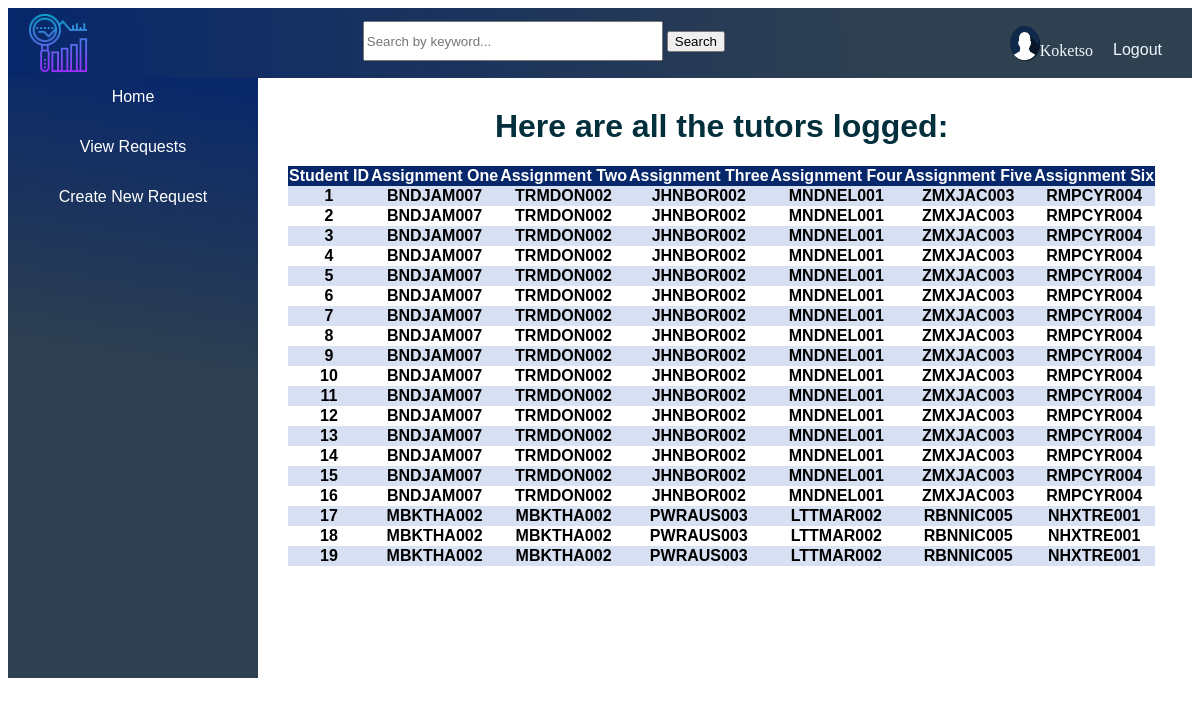
/smart/Tutor_Marking (signed in), run on the app's committed database.
### Tutor_Marking/models.py (models this page shows)
class Tutor_Marking(models.Model): #name of the table
    student= models.CharField(max_length = 3, primary_key=True, default='no value')
    A1_Marker = models.CharField(max_length=15, blank= True, null = True)
    A2_Marker = models.CharField(max_length=15, blank= True, null = True)
    A3_Marker = models.CharField(max_length=15, blank= True, null = True)
    A4_Marker = models.CharField(max_length=15, blank= True, null = True)
    A5_Marker = models.CharField(max_length=15, blank= True, null = True)
    A6_Marker = models.CharField(max_length=15, blank= True, null = True)

### Tutor_Marking/views.py (the view)
# urls.py: path('Tutor_Marking',views.ListTutorMarking.as_view(), name="Tutor_List"),
class ListTutorMarking(ListView):
    model = Tutor_Marking
    context_object_name ="tutors"
    template_name = 'Tutor_Marking/tutor_marking_list'
    def get_queryset(self):
        return Tutor_Marking.objects.all()

### Tutor_Marking/templates/Tutor_Marking/tutor_marking_list.html (shortened to what this page needs)
{% extends 'base.html'%}
{% load static %}
{% block content %}
<div class="main-list">
    <h1>
        Here are all the tutors logged:
    </h1>
    <div >
        <div>
            <table  style="overflow-y:scroll;
            height:400px;
            display:block;
            border-collapse: collapse;
            width: 100%;
            text-align: center;">
                <tr style="position: sticky;
                position: -webkit-sticky;
                top: 0px;
                z-index: 2;
                background-color: rgba(7,39,107,1);
                color: white;
                font-family: sans-serif;
                font-size: medium;">
                    <th>Student ID</th>
                    <th>Assignment One</th>
                    <th>Assignment Two</th>
                    <th>Assignment Three</th>
                    <th>Assignment Four</th>
                    <th>Assignment Five</th>
                    <th>Assignment Six</th>
                </tr>
                {% for tutor in tutors %}
                <tr>
                    <th>{{tutor.student}}</th>
                    <th>{{tutor.A1_Marker}}</th>
                    <th>{{tutor.A2_Marker}}</th>
                    <th>{{tutor.A3_Marker}}</th>
                    <th>{{tutor.A4_Marker}}</th>
                    <th>{{tutor.A5_Marker}}</th>
                    <th>{{tutor.A6_Marker}}</th>
                </tr>
                {% endfor %}
            </table>
        </div>
    </div>
</div>
{% endblock %}

### static/templates/base.html (shortened to what this page needs)
{% load static %}
<html>
    <head>
        <link rel="stylesheet" type="text/css" href ="{% static 'styles/style.css' %}"/>
    </head>
    <body>
        <nav style="background-image: linear-gradient(266deg, rgba(47,64,80,1) 0%, rgba(47,64,80,1) 25%, rgba(7,39,107,1) 100%);">
            <div class="logo">
                <img src="{% static "styles/icon2.png" %}" width="60" >
            </div>
            {% if user.is_authenticated %}
            <form action="{% url 'search' %}" style="margin-top: 12px;">
                <input type="text" placeholder="Search by keyword..." name="search" style="height: 40px ;
                width: 300px">
                <button type="submit">Search</i></button>
            </form>
            <div class="profile_Login">
                <div class="profile_div">
                    <img src="{% static "styles/profile.png" %}"  class="profile" width="30">
                    <p>{{user}}</p>
                </div>
                <li class="logout">
                    <a href = "{% url 'logout' %}">Logout</a>
                </li>
                {% else %}
                <li class="login">
                    <a href = "{% url 'login' %}">Login</a>
                </li>
                {% endif %}
            </div>
        </nav>
        {% if user.is_authenticated %}
        <div class="wrapper">
            <div class="sidebar" style="background-image: linear-gradient(9deg, rgba(47,64,80,1) 0%, rgba(47,64,80,1) 51%, rgba(7,39,107,1) 100%);">
                <aside>
                    {% if user.is_superuser %}
                    <div>
                        <a href="{% url 'home' %}">Home</a>
                    </div>
                    <div>
                        <a href="{% url 'incidents.list' %}">View Requests</a>
                    </div>
                    <div>
                        <a href=" {% url 'results' %}">Risk Analysis</a>
                    </div>
                    <div>
                        <a href=" {% url 'upload' %} ">Upload Student Results</a>
                    </div>
                    <div>
                        <a href="{% url 'summary.list' %}">Summary Email</a>
                    </div>
                    <div>
                        <a href="{%url 'Tutor_List' %}">Tutor Marking list</a>
                    </div>
                    <div>
                        <a href="{%url 'uploads' %}">Tutor Marking Upload</a>
                    </div>
                    {% else %}
                    <div>
                        <a href="{% url 'home' %}">Home</a>
                    </div>
                    <div>
                        <a href="{% url 'incidents.list' %}">View Requests</a>
                    </div>
                    <div>
                        <a href="{% url 'incidents.new' %}">Create New Request</a>
                    </div>
                    {% endif %}
                </aside>
            </div>
            {% endif %}
            <div class="content">
                <main >
                    <div>
                        {% block content%}
                        {% endblock %}
                    </div>
                </main>
            </div>
        </div>
    </body>
</html>

### static/styles/style.css (style rules this page uses)
.wrapper { display: inline-flex; }
.sidebar { width: 250px; height: 600px; }
.sidebar div { width: 230px; height: 30px; padding: 10px; text-align: center; }
.sidebar div a { color: white; text-decoration: none; font-family: 'Franklin Gothic Medium', 'Arial Narrow', Arial, sans-serif; }
nav { display: flex; align-items: center; justify-content: space-between; padding: 20px; color: aliceblue; background-color: #293846; height: 30px; }
nav a { text-decoration: none; color: aliceblue; font-family: 'Franklin Gothic Medium', 'Arial Narrow', Arial, sans-serif; }
nav li { list-style: none; }
.main-list { margin: 30px; font-family: 'Franklin Gothic Medium', 'Arial Narrow', Arial, sans-serif; }
.main-list h1 { text-align: center; color: #022f3c; }

### static/templates/base.html (style rules this page uses)
.profile_Login { display: flex; justify-content: space-between; }
.profile_div { display: flex; justify-content: space-around; height: 35px; padding: 10px; }
.logout { margin-top: 15px; padding: 10px }

### Tutor_Marking/templates/Tutor_Marking/tutor_marking_list.html (style rules this page uses)
tr:nth-child(even) { background-color: rgb(215, 224, 243); }
tr { font-family: sans-serif; }

### data on the page
Tutor_Marking: student "1", A1_Marker "BNDJAM007", A2_Marker "TRMDON002", A3_Marker "JHNBOR002", A4_Marker "MNDNEL001", A5_Marker "ZMXJAC003", A6_Marker "RMPCYR004"
Tutor_Marking: student "2", A1_Marker "BNDJAM007", A2_Marker "TRMDON002", A3_Marker "JHNBOR002", A4_Marker "MNDNEL001", A5_Marker "ZMXJAC003", A6_Marker "RMPCYR004"
Tutor_Marking: student "3", A1_Marker "BNDJAM007", A2_Marker "TRMDON002", A3_Marker "JHNBOR002", A4_Marker "MNDNEL001", A5_Marker "ZMXJAC003", A6_Marker "RMPCYR004"
Tutor_Marking: student "4", A1_Marker "BNDJAM007", A2_Marker "TRMDON002", A3_Marker "JHNBOR002", A4_Marker "MNDNEL001", A5_Marker "ZMXJAC003", A6_Marker "RMPCYR004"
Tutor_Marking: student "5", A1_Marker "BNDJAM007", A2_Marker "TRMDON002", A3_Marker "JHNBOR002", A4_Marker "MNDNEL001", A5_Marker "ZMXJAC003", A6_Marker "RMPCYR004"
Tutor_Marking: student "6", A1_Marker "BNDJAM007", A2_Marker "TRMDON002", A3_Marker "JHNBOR002", A4_Marker "MNDNEL001", A5_Marker "ZMXJAC003", A6_Marker "RMPCYR004"
Tutor_Marking: student "7", A1_Marker "BNDJAM007", A2_Marker "TRMDON002", A3_Marker "JHNBOR002", A4_Marker "MNDNEL001", A5_Marker "ZMXJAC003", A6_Marker "RMPCYR004"
Tutor_Marking: student "8", A1_Marker "BNDJAM007", A2_Marker "TRMDON002", A3_Marker "JHNBOR002", A4_Marker "MNDNEL001", A5_Marker "ZMXJAC003", A6_Marker "RMPCYR004"
Tutor_Marking: student "9", A1_Marker "BNDJAM007", A2_Marker "TRMDON002", A3_Marker "JHNBOR002", A4_Marker "MNDNEL001", A5_Marker "ZMXJAC003", A6_Marker "RMPCYR004"
Tutor_Marking: student "10", A1_Marker "BNDJAM007", A2_Marker "TRMDON002", A3_Marker "JHNBOR002", A4_Marker "MNDNEL001", A5_Marker "ZMXJAC003", A6_Marker "RMPCYR004"
Tutor_Marking: student "11", A1_Marker "BNDJAM007", A2_Marker "TRMDON002", A3_Marker "JHNBOR002", A4_Marker "MNDNEL001", A5_Marker "ZMXJAC003", A6_Marker "RMPCYR004"
Tutor_Marking: student "12", A1_Marker "BNDJAM007", A2_Marker "TRMDON002", A3_Marker "JHNBOR002", A4_Marker "MNDNEL001", A5_Marker "ZMXJAC003", A6_Marker "RMPCYR004"
Tutor_Marking: student "13", A1_Marker "BNDJAM007", A2_Marker "TRMDON002", A3_Marker "JHNBOR002", A4_Marker "MNDNEL001", A5_Marker "ZMXJAC003", A6_Marker "RMPCYR004"
Tutor_Marking: student "14", A1_Marker "BNDJAM007", A2_Marker "TRMDON002", A3_Marker "JHNBOR002", A4_Marker "MNDNEL001", A5_Marker "ZMXJAC003", A6_Marker "RMPCYR004"
Tutor_Marking: student "15", A1_Marker "BNDJAM007", A2_Marker "TRMDON002", A3_Marker "JHNBOR002", A4_Marker "MNDNEL001", A5_Marker "ZMXJAC003", A6_Marker "RMPCYR004"
Tutor_Marking: student "16", A1_Marker "BNDJAM007", A2_Marker "TRMDON002", A3_Marker "JHNBOR002", A4_Marker "MNDNEL001", A5_Marker "ZMXJAC003", A6_Marker "RMPCYR004"
Tutor_Marking: student "17", A1_Marker "MBKTHA002", A2_Marker "MBKTHA002", A3_Marker "PWRAUS003", A4_Marker "LTTMAR002", A5_Marker "RBNNIC005", A6_Marker "NHXTRE001"
Tutor_Marking: student "18", A1_Marker "MBKTHA002", A2_Marker "MBKTHA002", A3_Marker "PWRAUS003", A4_Marker "LTTMAR002", A5_Marker "RBNNIC005", A6_Marker "NHXTRE001"
Tutor_Marking: student "19", A1_Marker "MBKTHA002", A2_Marker "MBKTHA002", A3_Marker "PWRAUS003", A4_Marker "LTTMAR002", A5_Marker "RBNNIC005", A6_Marker "NHXTRE001"

### other printed values
{{ user }} "Koketso"
